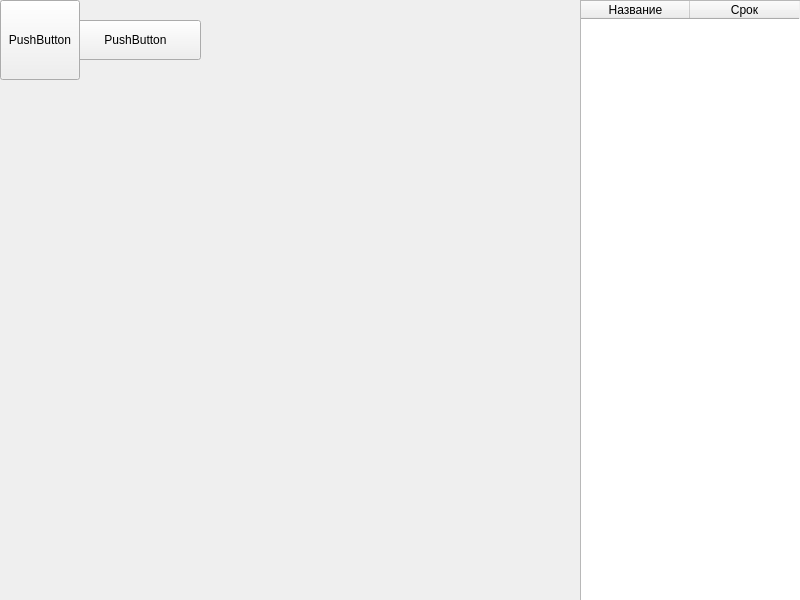
<?xml version="1.0" encoding="UTF-8"?>
<ui version="4.0">
 <class>TaskMaster</class>
 <widget class="QWidget" name="TaskMaster">
  <property name="geometry">
   <rect>
    <x>0</x>
    <y>0</y>
    <width>800</width>
    <height>600</height>
   </rect>
  </property>
  <property name="windowTitle">
   <string>Task Master</string>
  </property>
  <widget class="QPushButton" name="AccountIcon">
   <property name="geometry">
    <rect>
     <x>0</x>
     <y>0</y>
     <width>80</width>
     <height>80</height>
    </rect>
   </property>
   <property name="text">
    <string>PushButton</string>
   </property>
  </widget>
  <widget class="QPushButton" name="AccountName">
   <property name="geometry">
    <rect>
     <x>70</x>
     <y>20</y>
     <width>131</width>
     <height>40</height>
    </rect>
   </property>
   <property name="text">
    <string>PushButton</string>
   </property>
  </widget>
  <widget class="QTableWidget" name="tableWidget">
   <property name="geometry">
    <rect>
     <x>580</x>
     <y>0</y>
     <width>221</width>
     <height>601</height>
    </rect>
   </property>
   <property name="minimumSize">
    <size>
     <width>221</width>
     <height>601</height>
    </size>
   </property>
   <property name="sortingEnabled">
    <bool>true</bool>
   </property>
   <property name="rowCount">
    <number>0</number>
   </property>
   <property name="columnCount">
    <number>2</number>
   </property>
   <attribute name="horizontalHeaderMinimumSectionSize">
    <number>40</number>
   </attribute>
   <attribute name="horizontalHeaderDefaultSectionSize">
    <number>109</number>
   </attribute>
   <attribute name="verticalHeaderVisible">
    <bool>true</bool>
   </attribute>
   <attribute name="verticalHeaderStretchLastSection">
    <bool>false</bool>
   </attribute>
   <column>
    <property name="text">
     <string>Название</string>
    </property>
   </column>
   <column>
    <property name="text">
     <string>Срок</string>
    </property>
   </column>
  </widget>
  <zorder>AccountName</zorder>
  <zorder>AccountIcon</zorder>
  <zorder>tableWidget</zorder>
 </widget>
 <resources/>
 <connections/>
</ui>
